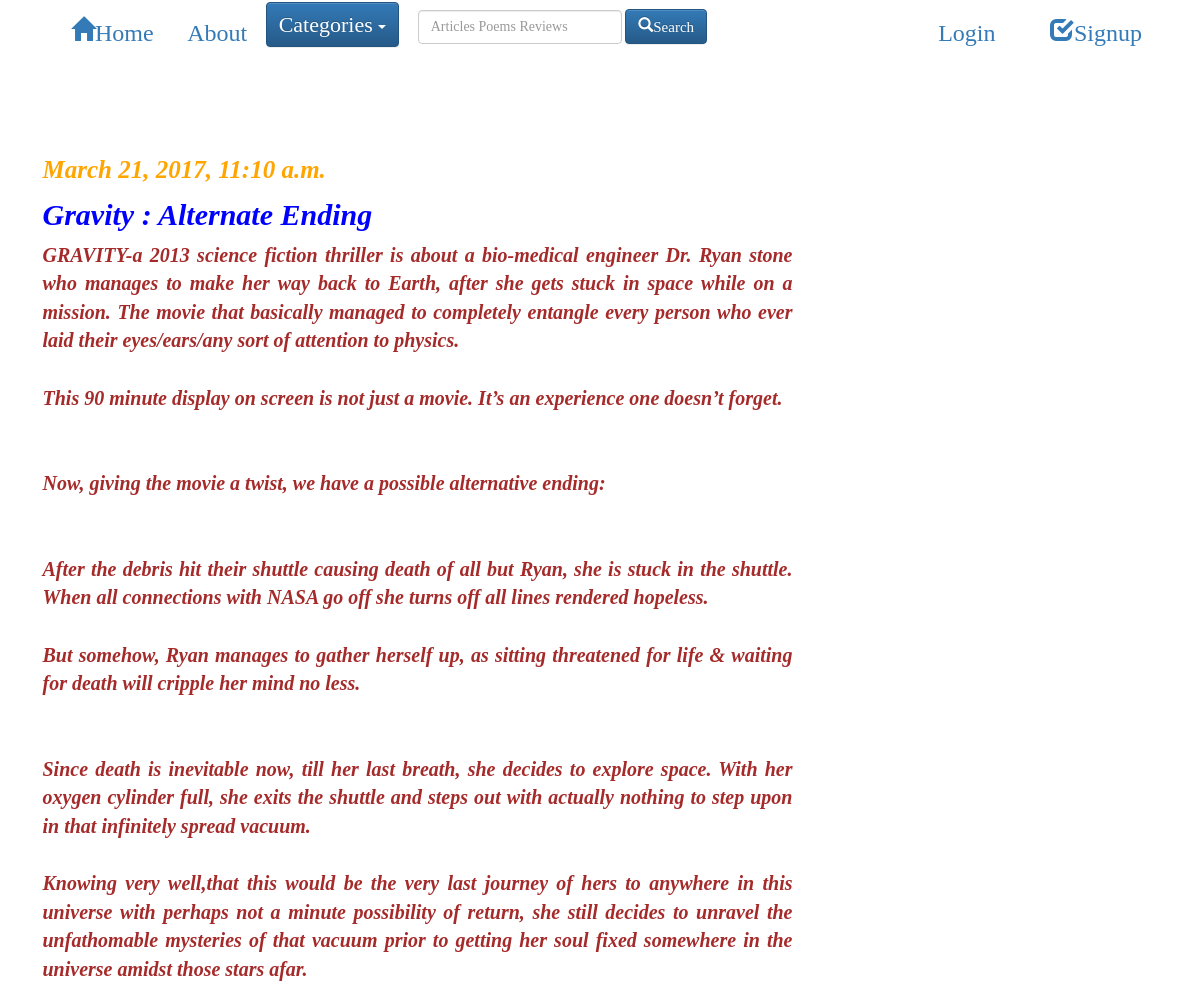
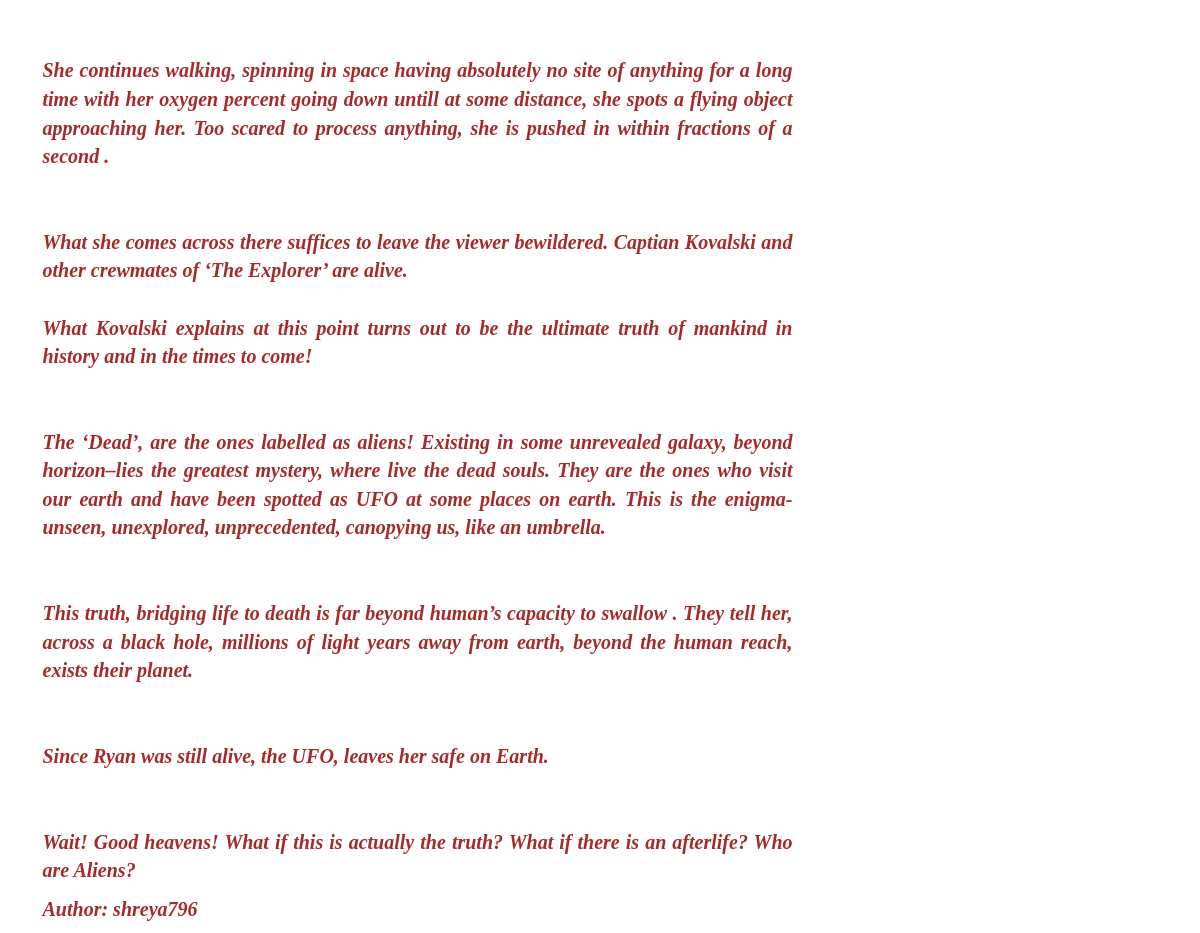
The app's page /post/2/ with its own data (2 pictures, top to bottom).
### blog/models.py (models this page shows, shortened)
class Post(models.Model):
    author = models.ForeignKey('auth.User')
    title = models.CharField(max_length=200)
    text = models.TextField()
    created_date = models.DateTimeField(
            default=timezone.now)
    published_date = models.DateTimeField(blank=True, null=True, default=None)
    category = models.ForeignKey('blog.Category', related_name='posts')

### blog/views.py (the view)
# urls.py: url(r'^post/(?P<pk>\d+)/$', views.post_detail, name='post_detail'),
def post_detail(request, pk):  #matches url of type post/2005
    post = get_object_or_404(Post, pk=pk)
    categories = Category.objects.all()
    return render(request, 'blog/post_detail.html', {'post': post})

### blog/templates/blog/post_detail.html (shortened to what this page needs)
{% extends 'blog/base.html' %}
{% block content %}
    <p class="postA">
        {% if post.published_date %}
            <div class="date">
             {{ post.published_date }} </p>
            </div>
        {% endif %}
        <h4>{{ post.title }}</h4>
        <p >{{ post.text|linebreaksbr }}</p>
             <p>Author: {{post.author}}</p>
    </div>
{% endblock %}

### blog/templates/blog/base.html (shortened to what this page needs)
<!DOCTYPE html>
{% load staticfiles %}
<html>
<head>
<link rel="stylesheet" href="//maxcdn.bootstrapcdn.com/bootstrap/3.3.6/css/bootstrap.min.css">
<link rel="stylesheet" href="//maxcdn.bootstrapcdn.com/bootstrap/3.2.0/css/bootstrap-theme.min.css">
<link rel="stylesheet" href="{% static 'css/blog.css' %}">
</head>
<body>
<nav class="navbar navbar-light "  id="myScrollspy">
<div class="container-fluid">
<div class="collapse navbar-collapse" id="topNavBar">
<ul class= "nav navbar-nav">
<li  class="">
<a href ="{%url 'post_list' %} ">
<font size="5" ><span class="glyphicon glyphicon-home" aria-hidden="true">Home</span></font>&nbsp;
</a>   </li>
<li  class="">
<a href ="{%url 'post_detail' pk=4 %} ">
<font size="5" ><span class="glyphicon glyphicon-hand-o-right" aria-hidden="true">About</span></font>&nbsp;
</a>   </li>
<li >
<span class="glyphicon glyphicon-" aria-hidden="true">
 <div class="dropdown">
  <button class="btn btn-primary dropdown-toggle" type="button" data-toggle="dropdown"
  style="font-family:serif; font-size: 22px;">
  Categories
  <span class="caret"></span></button>
</div>
</span>&nbsp;
</li>
</ul>
<form class="navbar-form navbar-left" role="search" method="GET" action=" " >
<div class="form-group">
<input type="text" class="form-control" name="q" placeholder="Articles Poems Reviews" value="{{request.GET.q}}"/>  </div>
<button type="submit" class="btn btn-primary" style="font-family:serif; font-size: 15px;"><span class="glyphicon glyphicon-search" >Search</span></button>
</form>
<ul class="nav navbar-nav navbar-right"   > <!__ nav navbar-nav navbar-right__>
{%if not user.is_authenticated%}
<ul class= "nav navbar-nav">
<li  class="nav navbar-nav navbar-right">
<a href = "{% url 'register' %}">&nbsp;&nbsp;&nbsp;&nbsp;&nbsp;&nbsp;
<font size="5" ><span class="glyphicon glyphicon-check" aria-hidden="true">Signup</span></font>&nbsp;&nbsp;&nbsp;&nbsp;&nbsp;&nbsp;&nbsp;&nbsp;&nbsp;&nbsp;&nbsp;&nbsp;
</a>
</li>
<li class="nav navbar-nav navbar-">
<a href = "{% url 'login_user' %}">&nbsp;&nbsp;&nbsp;&nbsp;&nbsp;&nbsp;
<font size="5" ><span class="glyphicon glyphicon" aria-hidden="true">Login</span></font>
</a>
</li>
</ul>
{%endif%}
</nav>
{%block part%}  <!__for post_list __>
<div class="content container">
<div class="row">
<div class="col-md-8">
{% block content %}{% endblock %}
</div>
</body>
</html>
{%endblock%}

### blog/static/css/blog.css (style rules this page uses)
#topNavBar { font-family: 'comic sans Ms'; }
body { padding-left: 25px; }
.postA { margin-bottom: 70px; }
h4 { color: blue; font-weight: bold; font-family: 'Georgia'; font-style: italic; font-size: 30px; text-align: justify; }
p { color: brown; font-weight: bold; font-family: 'Comic sans Ms'; font-style: italic; font-size: 20px; text-align: justify; }
.date { color:orange; font-family:'Calibri'; font-weight:bold; font-style:italic; font-size:25px; }

### records on screen
Post: published_date "March 21, 2017, 11:10 a.m.", title "Gravity : Alternate Ending", text "GRAVITY-a 2013 science fiction thriller is about a bio-medical engineer Dr. Ryan stone who manages to make her way back to Earth, after she gets stuck in space while on a mission. The movie that basically managed to completely entangle every person who ever laid their eyes/ears/any sort of attention to physics. This 90 minute display on screen is not just a movie. It’s an experience one doesn’t forget. Now, giving the movie a twist, we have a possible alternative ending: After the debris hit their shuttle causing death of all but Ryan, she is stuck in the shuttle. When all connections with NASA go off she turns off all lines rendered hopeless. But somehow, Ryan manages to gather herself up,…", author "shreya796"
